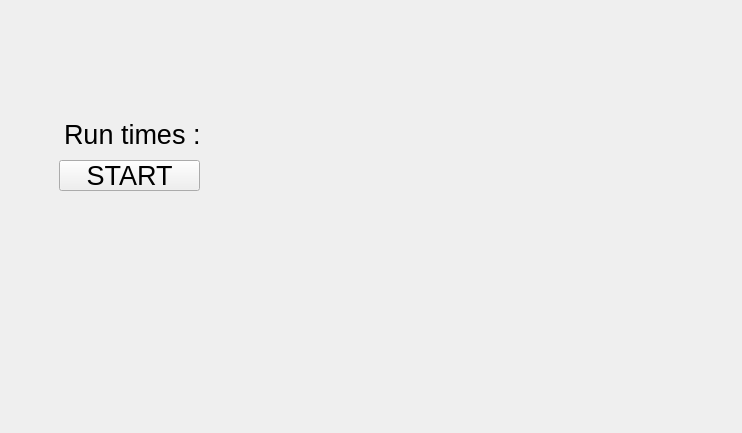
<?xml version="1.0" encoding="UTF-8"?>
<ui version="4.0">
 <class>Onoff</class>
 <widget class="QWidget" name="Onoff">
  <property name="geometry">
   <rect>
    <x>0</x>
    <y>0</y>
    <width>742</width>
    <height>433</height>
   </rect>
  </property>
  <property name="sizePolicy">
   <sizepolicy hsizetype="Expanding" vsizetype="Expanding">
    <horstretch>0</horstretch>
    <verstretch>0</verstretch>
   </sizepolicy>
  </property>
  <property name="minimumSize">
   <size>
    <width>0</width>
    <height>0</height>
   </size>
  </property>
  <property name="maximumSize">
   <size>
    <width>10000</width>
    <height>10000</height>
   </size>
  </property>
  <property name="windowTitle">
   <string>pwm-test</string>
  </property>
  <widget class="QLabel" name="runtimestext">
   <property name="geometry">
    <rect>
     <x>64</x>
     <y>119</y>
     <width>141</width>
     <height>31</height>
    </rect>
   </property>
   <property name="font">
    <font>
     <pointsize>20</pointsize>
    </font>
   </property>
   <property name="text">
    <string>Run times :</string>
   </property>
  </widget>
  <widget class="QPushButton" name="pushButton">
   <property name="geometry">
    <rect>
     <x>59</x>
     <y>160</y>
     <width>141</width>
     <height>31</height>
    </rect>
   </property>
   <property name="font">
    <font>
     <pointsize>20</pointsize>
    </font>
   </property>
   <property name="text">
    <string>START</string>
   </property>
  </widget>
  <widget class="QLabel" name="runtimescount">
   <property name="geometry">
    <rect>
     <x>210</x>
     <y>120</y>
     <width>121</width>
     <height>31</height>
    </rect>
   </property>
   <property name="font">
    <font>
     <pointsize>20</pointsize>
    </font>
   </property>
   <property name="text">
    <string/>
   </property>
  </widget>
 </widget>
 <layoutdefault spacing="6" margin="11"/>
 <resources/>
 <connections/>
</ui>
